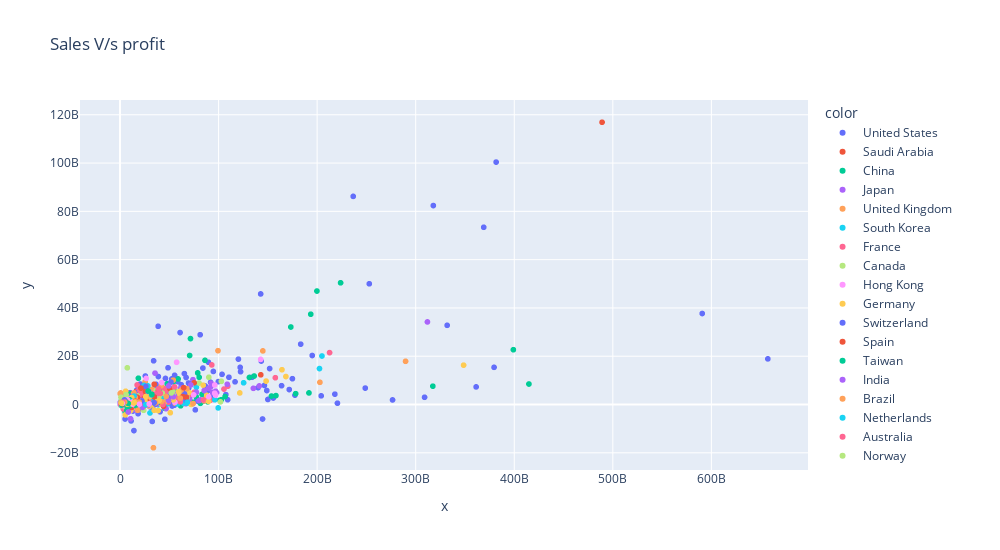

This figure's notebook cell:
### Code cell
fig=px.scatter(x=df.Sales,y=df.Profit,color=df.Country,title='Sales V/s profit',hover_name=df.Name)
fig.update_layout(width=1000,height=550)
fig.show()
